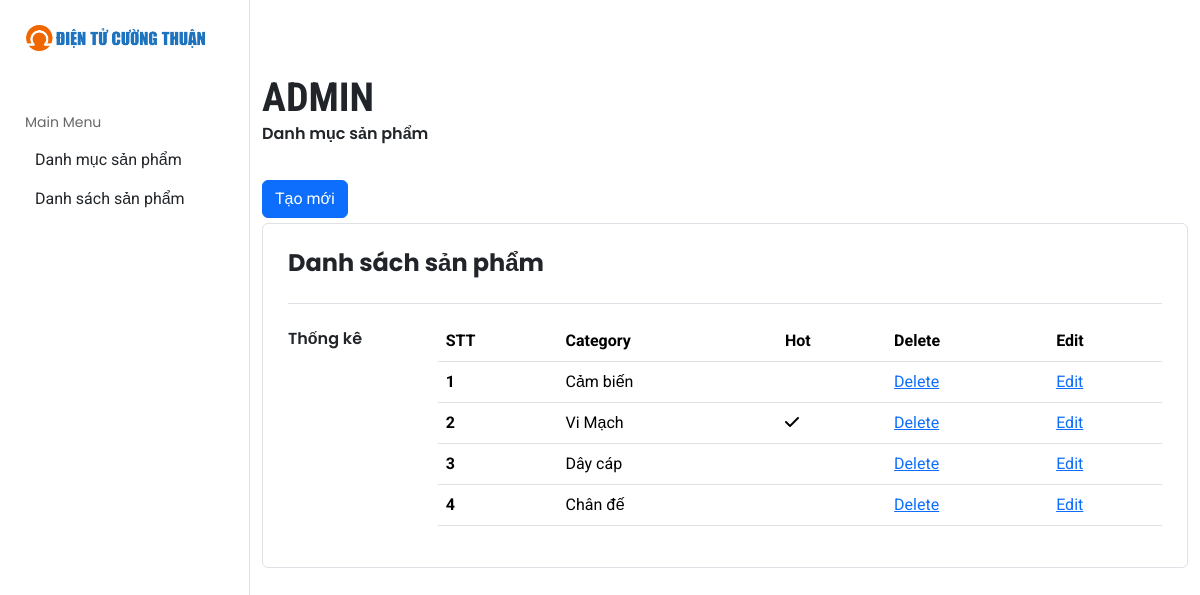
The app's page /page/admin/list-category/index.php with its own data.
### tables this page shows
CREATE TABLE `categories` (
  `id` int(11) NOT NULL,
  `name` varchar(255) DEFAULT NULL,
  `display_at_home_page` int(11) NOT NULL DEFAULT 0
);

### page/admin/list-category/index.php (the view, shortened to what this page needs)
<?php include($_SERVER['DOCUMENT_ROOT'] . '/thuong/app/core/connDB.php'); ?>
<!DOCTYPE html>
<html lang="en">
<head>
    <link href="https://cdn.jsdelivr.net/npm/bootstrap@5.3.3/dist/css/bootstrap.min.css" rel="stylesheet">
    <link rel="stylesheet" href="/thuong/app/styles/sass.css">
    <link rel="stylesheet" href="https://cdnjs.cloudflare.com/ajax/libs/font-awesome/6.5.2/css/all.min.css" />
</head>
<body>
    <div class="d-flex">
        <?php include($_SERVER['DOCUMENT_ROOT']. "/thuong/app/elements/SidebarAd.php")?>
        <div id="page-content-wrapper" class="flex-grow-1">
            <?php include($_SERVER['DOCUMENT_ROOT']. "/thuong/app/elements/NavbarAd.php")?>
            <div class="container-lg">
                <h1 class="mt-2 mb-0 font-bold- font-family-condensed">ADMIN</h1>
                <p class="font-semibold- font-family-poppins mb-2">Danh mục sản phẩm</p>
                <div style="margin-bottom:5px;">
                    <a href="/thuong/app/page/admin/add-category/" class="btn btn-primary">Tạo mới</a>
                </div>
                <div class="container-fluid me-4 border rounded p-1">
                    <div class="bg-white border-bottom m-0 pb-1">
                        <h4 class="m-0 font-family-poppins font-bold-">Danh sách sản phẩm </h4>
                    </div>
                    <div class="container-fruid pt-1">
                        <div class="row">
                            <div class="col pe-2">
                                <h5 class="font-family-poppins font-semibold- fs-16">Thống kê</h5>
                            </div>
                            <div class="col-10 pb-0">
                                <table class="table" >
                                    <thead>
                                      <tr>
                                        <th scope="col" class="pt-0">STT</th>
                                        <th scope="col" class="pt-0">Category</th>
                                        <th scope="col" class="pt-0">Hot</th>
                                        <th scope="col" class="pt-0">Delete</th>
                                        <th scope="col" class="pt-0">Edit</th>
                                      </tr>
                                    </thead>
                                    <tbody>
                                        <?php
                                            $sql = "SELECT * FROM categories ";
                                            $result = $db->query($sql);
                                            $i = 1;
                                            if ($result->num_rows > 0) {
                                            while($row = $result->fetch_assoc()) {
                                                $id = $row["id"];
                                                $deleteUrl = '/thuong/app/processing/deleteCategoryProcesser.php?id='.$id;
                                                $editFromUrl = '/thuong/app/page/admin/edit-category/?id='.$id;
                                         ?>
                                        <tr>
                                            <th scope="row"><?php echo $i ?></th>
                                            <td><?php echo $row['name']; ?></td>
                                            <td >
                                                <?php if($row['display_at_home_page'] == 1) { ?>
                                                    <span class="fa fa-check"></span>
                                                <?php } ?>
                                            </td>
                                            <td><a href="<?php echo $deleteUrl ?>">Delete</a></td>
                                            <td><a href="<?php echo $editFromUrl; ?>">Edit</a></td>
                                        </tr>
                                        <?php
                                            $i++;}
                                        }else {
                                            echo "0 results";
                                            }
                                            $db->close(); ?>
                                    </tbody>
                                  </table>
                            </div>
                        </div>
                    </div>
                </div>
            </div>
        </div>
    </div>
</body>
</html>

### page/admin/list-category/index.php (style rules this page uses)
body { overflow-x: hidden; }

### records on screen
categories: name "Cảm biến"
categories: name "Vi Mạch", display_at_home_page 1 (drawn)
categories: name "Dây cáp"
categories: name "Chân đế"
